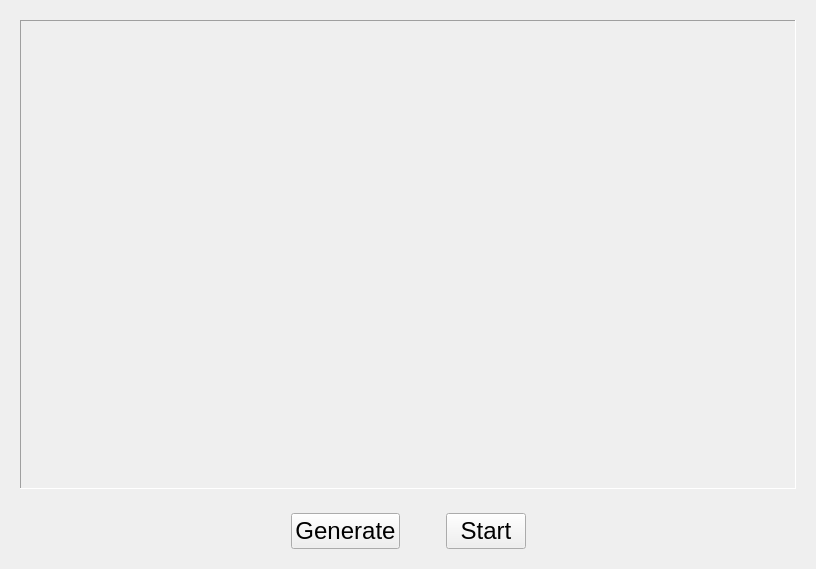
<?xml version="1.0" encoding="UTF-8"?>
<ui version="4.0">
 <class>SightReadingWidget</class>
 <widget class="QWidget" name="SightReadingWidget">
  <property name="geometry">
   <rect>
    <x>0</x>
    <y>0</y>
    <width>816</width>
    <height>569</height>
   </rect>
  </property>
  <property name="windowTitle">
   <string>Form</string>
  </property>
  <layout class="QVBoxLayout" name="verticalLayout">
   <item>
    <widget class="QWidget" name="widget" native="true">
     <property name="sizePolicy">
      <sizepolicy hsizetype="Preferred" vsizetype="Preferred">
       <horstretch>0</horstretch>
       <verstretch>1</verstretch>
      </sizepolicy>
     </property>
     <layout class="QVBoxLayout" name="verticalLayout_2">
      <item>
       <widget class="QFrame" name="frame_3">
        <property name="sizePolicy">
         <sizepolicy hsizetype="Preferred" vsizetype="Minimum">
          <horstretch>0</horstretch>
          <verstretch>1</verstretch>
         </sizepolicy>
        </property>
        <property name="autoFillBackground">
         <bool>false</bool>
        </property>
        <property name="frameShape">
         <enum>QFrame::Panel</enum>
        </property>
        <property name="frameShadow">
         <enum>QFrame::Sunken</enum>
        </property>
        <layout class="QVBoxLayout" name="verticalLayout_3">
         <item>
          <widget class="DynamicWrapScoreWidget" name="scoreWidget" native="true"/>
         </item>
        </layout>
       </widget>
      </item>
      <item>
       <spacer name="verticalSpacer">
        <property name="orientation">
         <enum>Qt::Vertical</enum>
        </property>
        <property name="sizeHint" stdset="0">
         <size>
          <width>0</width>
          <height>0</height>
         </size>
        </property>
       </spacer>
      </item>
     </layout>
    </widget>
   </item>
   <item>
    <widget class="QWidget" name="widget_2" native="true">
     <layout class="QHBoxLayout" name="horizontalLayout">
      <item>
       <spacer name="horizontalSpacer">
        <property name="orientation">
         <enum>Qt::Horizontal</enum>
        </property>
        <property name="sizeHint" stdset="0">
         <size>
          <width>40</width>
          <height>20</height>
         </size>
        </property>
       </spacer>
      </item>
      <item>
       <widget class="QPushButton" name="generateButton">
        <property name="font">
         <font>
          <pointsize>18</pointsize>
         </font>
        </property>
        <property name="text">
         <string>Generate</string>
        </property>
       </widget>
      </item>
      <item>
       <spacer name="horizontalSpacer_3">
        <property name="orientation">
         <enum>Qt::Horizontal</enum>
        </property>
        <property name="sizeType">
         <enum>QSizePolicy::Fixed</enum>
        </property>
        <property name="sizeHint" stdset="0">
         <size>
          <width>40</width>
          <height>0</height>
         </size>
        </property>
       </spacer>
      </item>
      <item>
       <widget class="QPushButton" name="startStopButton">
        <property name="sizeIncrement">
         <size>
          <width>0</width>
          <height>0</height>
         </size>
        </property>
        <property name="baseSize">
         <size>
          <width>0</width>
          <height>0</height>
         </size>
        </property>
        <property name="font">
         <font>
          <pointsize>18</pointsize>
         </font>
        </property>
        <property name="text">
         <string>Start</string>
        </property>
       </widget>
      </item>
      <item>
       <spacer name="horizontalSpacer_2">
        <property name="orientation">
         <enum>Qt::Horizontal</enum>
        </property>
        <property name="sizeHint" stdset="0">
         <size>
          <width>40</width>
          <height>20</height>
         </size>
        </property>
       </spacer>
      </item>
     </layout>
    </widget>
   </item>
  </layout>
 </widget>
 <customwidgets>
  <customwidget>
   <class>DynamicWrapScoreWidget</class>
   <extends>QWidget</extends>
   <header>DynamicWrapScoreWidget.h</header>
   <container>1</container>
  </customwidget>
 </customwidgets>
 <resources/>
 <connections/>
</ui>
